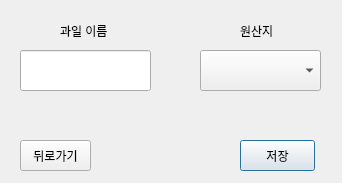
<?xml version="1.0" encoding="UTF-8"?>
<ui version="4.0">
 <class>Dialog</class>
 <widget class="QDialog" name="Dialog">
  <property name="geometry">
   <rect>
    <x>0</x>
    <y>0</y>
    <width>342</width>
    <height>183</height>
   </rect>
  </property>
  <property name="windowTitle">
   <string>Dialog</string>
  </property>
  <widget class="QPushButton" name="save">
   <property name="geometry">
    <rect>
     <x>240</x>
     <y>140</y>
     <width>75</width>
     <height>31</height>
    </rect>
   </property>
   <property name="text">
    <string>저장</string>
   </property>
  </widget>
  <widget class="QComboBox" name="comboBox">
   <property name="geometry">
    <rect>
     <x>200</x>
     <y>50</y>
     <width>121</width>
     <height>41</height>
    </rect>
   </property>
  </widget>
  <widget class="QLineEdit" name="fruit_name">
   <property name="geometry">
    <rect>
     <x>20</x>
     <y>50</y>
     <width>131</width>
     <height>41</height>
    </rect>
   </property>
  </widget>
  <widget class="QPushButton" name="pushButton">
   <property name="geometry">
    <rect>
     <x>20</x>
     <y>140</y>
     <width>71</width>
     <height>31</height>
    </rect>
   </property>
   <property name="text">
    <string>뒤로가기</string>
   </property>
  </widget>
  <widget class="QLabel" name="label_3">
   <property name="geometry">
    <rect>
     <x>60</x>
     <y>20</y>
     <width>61</width>
     <height>21</height>
    </rect>
   </property>
   <property name="text">
    <string>과일 이름</string>
   </property>
  </widget>
  <widget class="QLabel" name="label_4">
   <property name="geometry">
    <rect>
     <x>240</x>
     <y>20</y>
     <width>41</width>
     <height>21</height>
    </rect>
   </property>
   <property name="text">
    <string>원산지</string>
   </property>
  </widget>
 </widget>
 <resources/>
 <connections/>
</ui>
